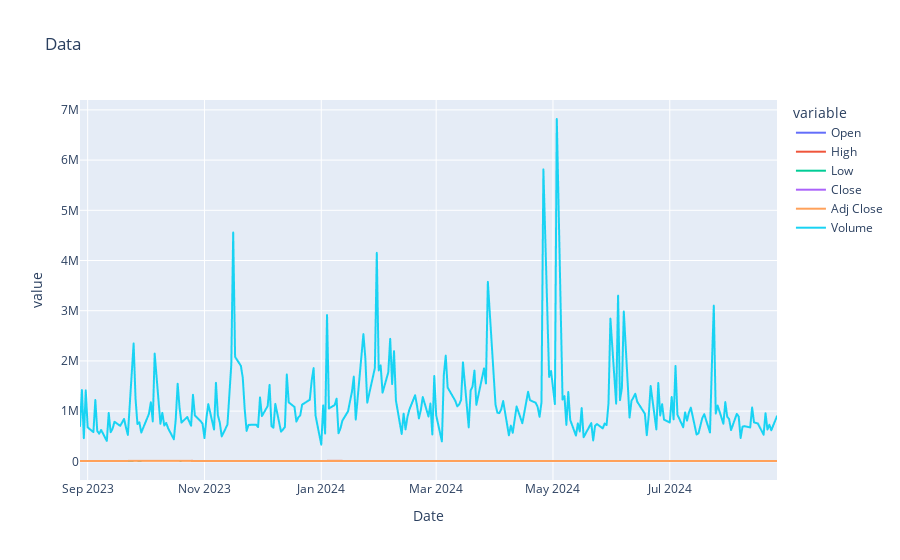

Notebook code cell kept with this figure:
### Code cell
# make a plot on plotly

fig = px.line(df, x='Date', y=df.columns, title='Data')
fig.show()

### Figure 1 — Plotly figure (JSON) as saved in the notebook; plotly's stock layout.template omitted (floating-point values rounded to 4 significant figures; data arrays with more than 128 entries replaced by an {"elided": "..."} marker saying what was removed)
{"data": [{"hovertemplate": "variable=Open<br>Date=%{x}<br>value=%{y}<extra></extra>", "legendgroup": "Open", "line": {"color": "#636efa", "dash": "solid"}, "marker": {"symbol": "circle"}, "mode": "lines", "name": "Open", "showlegend": true, "type": "scattergl", "x": {"elided": "243 str values"}, "xaxis": "x", "y": {"elided": "243 float values"}, "yaxis": "y"}, {"hovertemplate": "variable=High<br>Date=%{x}<br>value=%{y}<extra></extra>", "legendgroup": "High", "line": {"color": "#EF553B", "dash": "solid"}, "marker": {"symbol": "circle"}, "mode": "lines", "name": "High", "showlegend": true, "type": "scattergl", "x": {"elided": "243 str values"}, "xaxis": "x", "y": {"elided": "243 float values"}, "yaxis": "y"}, {"hovertemplate": "variable=Low<br>Date=%{x}<br>value=%{y}<extra></extra>", "legendgroup": "Low", "line": {"color": "#00cc96", "dash": "solid"}, "marker": {"symbol": "circle"}, "mode": "lines", "name": "Low", "showlegend": true, "type": "scattergl", "x": {"elided": "243 str values"}, "xaxis": "x", "y": {"elided": "243 float values"}, "yaxis": "y"}, {"hovertemplate": "variable=Close<br>Date=%{x}<br>value=%{y}<extra></extra>", "legendgroup": "Close", "line": {"color": "#ab63fa", "dash": "solid"}, "marker": {"symbol": "circle"}, "mode": "lines", "name": "Close", "showlegend": true, "type": "scattergl", "x": {"elided": "243 str values"}, "xaxis": "x", "y": {"elided": "243 float values"}, "yaxis": "y"}, {"hovertemplate": "variable=Adj Close<br>Date=%{x}<br>value=%{y}<extra></extra>", "legendgroup": "Adj Close", "line": {"color": "#FFA15A", "dash": "solid"}, "marker": {"symbol": "circle"}, "mode": "lines", "name": "Adj Close", "showlegend": true, "type": "scattergl", "x": {"elided": "243 str values"}, "xaxis": "x", "y": {"elided": "243 float values"}, "yaxis": "y"}, {"hovertemplate": "variable=Volume<br>Date=%{x}<br>value=%{y}<extra></extra>", "legendgroup": "Volume", "line": {"color": "#19d3f3", "dash": "solid"}, "marker": {"symbol": "circle"}, "mode": "lines", "name": "Volume", "showlegend": true, "type": "scattergl", "x": {"elided": "243 str values"}, "xaxis": "x", "y": {"elided": "243 int values"}, "yaxis": "y"}], "layout": {"legend": {"title": {"text": "variable"}, "tracegroupgap": 0}, "title": {"text": "Data"}, "xaxis": {"anchor": "y", "domain": [0, 1], "title": {"text": "Date"}}, "yaxis": {"anchor": "x", "domain": [0, 1], "title": {"text": "value"}}}}
